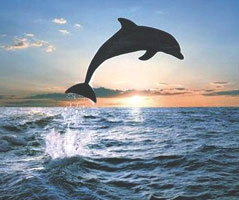
#> input picture Image/Dolphin.bmp, 239 x 200 px, found by its file name
$ python multithread_copied.py
#> lines starting #> are read from the running program, lines starting #| are printed output that depends on the picture
#> further down, image is the input picture: shape (200, 239, 3); mean B, G, R 161.1, 148.1, 134.7
import cv2
import numpy as np
import time
import concurrent.futures
import math
import threading
import os


fx = np.array([[-1, 0, 1], [-2, 0, 2], [-1, 0, 1]])
fy = np.array([[-1, -2, -1], [0, 0, 0], [1, 2, 1]])

def matrix_multiply(matrix):
    thread_id = threading.get_ident()
    # print("Task running in thread {}".format(thread_id))
    rows,columns = matrix.shape
    matrix = np.pad(matrix,pad_width=1,mode='constant',constant_values=0)
    Gx = Gy = matrix.copy()
    for i in range(1, rows + 1):
        for j in range(1, columns + 1):
            Gx[i][j] = np.sum(fx*matrix[i-1:i+2,j-1:j+2])
            Gy[i][j] = np.sum(fy*matrix[i-1:i+2,j-1:j+2])
    Gx = Gx[1:-1,1:-1]
    Gy = Gy[1:-1,1:-1]
    return Gx,Gy

def init_energy_function(gray_scale):
    rows, columns = gray_scale.shape
#> rows = 200; columns = 239
    print("init:",gray_scale.shape)
#| init: (200, 239)
    mat = [[] for _ in range(8)]
    # gray_scale = np.pad(gray_scale, pad_width=1, mode='constant', constant_values=0)
    row_sig = math.floor(rows/2)
#> row_sig = 100
    col_sig1 = math.floor(columns/4)
#> col_sig1 = 59
    col_sig2 = math.floor(columns/2)
#> col_sig2 = 119
    col_sig3 = math.floor(3*columns/4)
#> col_sig3 = 179
    mat[0] = list(gray_scale[0:row_sig,0:col_sig1])
    mat[1] = list(gray_scale[0:row_sig,col_sig1:col_sig2])
    mat[2] = list(gray_scale[0:row_sig, col_sig2:col_sig3])
    mat[3] = list(gray_scale[0:row_sig, col_sig3:columns])
    mat[4] = list(gray_scale[row_sig:rows, 0:col_sig1])
    mat[5] = list(gray_scale[row_sig:rows, col_sig1:col_sig2])
    mat[6] = list(gray_scale[row_sig:rows, col_sig2:col_sig3])
    mat[7] = list(gray_scale[row_sig:rows, col_sig3:columns])
    exec = [np.array(mat[i]) for i in range(8)]
#> exec = 8 items
    with concurrent.futures.ThreadPoolExecutor(max_workers=8) as executor:
        results = []
        for i in range(8):
            result = executor.submit(matrix_multiply, exec[i])
            results.append(result)
#> after the loop, results = 8 items
        concurrent.futures.wait(results)

    res = [result.result() for result in results]
#> res = 8 items
    Gx_up = np.array(res[0][0])
    Gx_down = np.array(res[4][0])
    Gy_up = np.array(res[0][1])
    Gy_down = np.array(res[4][1])
    for i in range(1,4):
        gx_res_up = np.array(res[i][0])
        gx_res_down = np.array(res[i+4][0])
        tempx_up = np.hstack((Gx_up,gx_res_up))
        tempx_down = np.hstack((Gx_down,gx_res_down))
        Gx_up = tempx_up
        Gx_down = tempx_down
        gy_res_up = np.array(res[i][1])
        gy_res_down = np.array(res[i + 4][1])
        tempy_up = np.hstack((Gy_up, gy_res_up))
        tempy_down = np.hstack((Gy_down, gy_res_down))
        Gy_up = tempy_up
        Gy_down = tempy_down

    Gx = np.vstack((Gx_up,Gx_down))
    Gy = np.vstack((Gy_up, Gy_down))

    Energy = np.sqrt(Gx ** 2 + Gy ** 2)
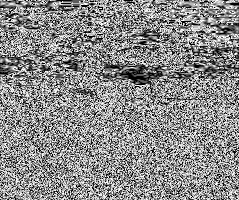
#> Energy: shape (200, 239) float16; min 0, max 15.55, mean 8.48; drawn with min black and max white
    return Energy

def update_energy_function(gray_scale,seam,energy,mode):
    rows,columns = energy.shape
    new_energy = energy.copy()
    gx = np.zeros(6)
    gy = np.zeros(6)
    e_fun = np.zeros(6)

    gray_scale = np.pad(gray_scale, pad_width=1, mode='constant', constant_values=0)
    if mode == 'col':
        for i in range(1,rows+1):
            if seam[i-1]<columns-1:
                j = seam[i-1]+1
            else: j = seam[i-1]
            if i == 1 and j == 1:
                gx[0] = np.sum(fx * gray_scale[i - 1:i + 2, j - 1:j + 2])
                gy[0] = np.sum(fy * gray_scale[i - 1:i + 2, j - 1:j + 2])
                e_fun[0] = np.sqrt(gx[0] ** 2 + gy[0] ** 2)
                new_energy[i-1,j-1] = e_fun[0]
                new_energy[i-1,j:columns-1] = energy[i-1,j+1:columns]
            elif i == 1 and j > 1:
                gx[0] = np.sum(fx * gray_scale[i - 1:i + 2, j - 2:j + 1])
                gx[1] = np.sum(fx * gray_scale[i - 1:i + 2, j - 1:j + 2])
                gy[0] = np.sum(fy * gray_scale[i - 1:i + 2, j - 2:j + 1])
                gy[1] = np.sum(fy * gray_scale[i - 1:i + 2, j - 1:j + 2])
                for k in range(0, 2):
                    e_fun[k] = np.sqrt(gx[k] ** 2 + gy[k] ** 2)
                new_energy[i - 1, j - 2] = e_fun[0]
                new_energy[i - 1, j-1] = e_fun[1]
                new_energy[i - 1, 0:j - 2] = energy[i - 1, 0:j - 2]
                new_energy[i - 1, j:columns - 1] = energy[i - 1, j + 1:columns]
            elif i > 1 and j < 3:
                gx[0] = np.sum(fx * gray_scale[i - 2:i + 1, j - 1:j + 2])
                gx[1] = np.sum(fx * gray_scale[i - 1:i + 2, j - 1:j + 2])
                gx[2] = np.sum(fx * gray_scale[i - 1:i + 2, j:j + 3])
                gy[0] = np.sum(fy * gray_scale[i - 2:i + 1, j - 1:j + 2])
                gy[1] = np.sum(fy * gray_scale[i - 1:i + 2, j - 1:j + 2])
                gy[2] = np.sum(fy * gray_scale[i - 1:i + 2, j:j + 3])
                for k in range(0, 3):
                    e_fun[k] = np.sqrt(gx[k] ** 2 + gy[k] ** 2)
                new_energy[i - 2, j - 1] = e_fun[0]
                new_energy[i - 2, j:columns-1] = energy[i - 2, j + 1:columns]
                new_energy[i - 1, j - 1] = e_fun[1]
                new_energy[i - 1, j] = e_fun[2]
                new_energy[i - 1, j + 1:columns - 1] = energy[i - 1, j + 2:columns]
            elif i > 1 and j == columns-1:
                gx[0] = np.sum(fx * gray_scale[i - 2:i + 1, j - 1:j + 2])
                gx[1] = np.sum(fx * gray_scale[i - 1:i + 2, j - 2:j + 1])
                gx[2] = np.sum(fx * gray_scale[i - 1:i + 2, j - 1:j + 2])
                gy[0] = np.sum(fy * gray_scale[i - 2:i + 1, j - 1:j + 2])
                gy[1] = np.sum(fy * gray_scale[i - 1:i + 2, j - 2:j + 1])
                gy[2] = np.sum(fy * gray_scale[i - 1:i + 2, j - 1:j + 2])
                for k in range(0, 3):
                    e_fun[k] = np.sqrt(gx[k] ** 2 + gy[k] ** 2)
                new_energy[i - 2, j-1] = e_fun[0]
                new_energy[i - 2, 0:j-1] = energy[i - 2, 0:j - 1]
                new_energy[i - 1, j - 2] = e_fun[1]
                new_energy[i - 1, j - 1] = e_fun[2]
                new_energy[i - 1, 0:j - 2] = energy[i - 1, 0:j - 2]
            else:
                gx[0] = np.sum(fx * gray_scale[i - 2:i + 1, j - 2:j + 1])
                gx[1] = np.sum(fx * gray_scale[i - 2:i + 1, j - 1:j + 2])
                gx[2] = np.sum(fx * gray_scale[i - 1:i + 2, j - 3:j])
                gx[3] = np.sum(fx * gray_scale[i - 1:i + 2, j - 2:j + 1])
                gx[4] = np.sum(fx * gray_scale[i - 1:i + 2, j - 1:j + 2])
                gx[5] = np.sum(fx * gray_scale[i - 1:i + 2, j:j + 3])
                gy[0] = np.sum(fy * gray_scale[i - 2:i + 1, j - 2:j + 1])
                gy[1] = np.sum(fy * gray_scale[i - 2:i + 1, j - 1:j + 2])
                gy[2] = np.sum(fy * gray_scale[i - 1:i + 2, j - 3:j])
                gy[3] = np.sum(fy * gray_scale[i - 1:i + 2, j - 2:j + 1])
                gy[4] = np.sum(fy * gray_scale[i - 1:i + 2, j - 1:j + 2])
                gy[5] = np.sum(fy * gray_scale[i - 1:i + 2, j:j + 3])
                for k in range(0, 6):
                    e_fun[k] = np.sqrt(gx[k] ** 2 + gy[k] ** 2)
                new_energy[i - 2, j - 2] = e_fun[0]
                new_energy[i - 2, j - 1] = e_fun[1]
                new_energy[i - 2, 0:j - 2] = energy[i - 2, 0:j - 2]
                new_energy[i - 2, j:columns - 1] = energy[i - 2, j + 1:columns]
                new_energy[i - 1, j - 3] = e_fun[2]
                new_energy[i - 1, j - 2] = e_fun[3]
                new_energy[i - 1, j - 1] = e_fun[4]
                new_energy[i - 1, j] = e_fun[5]
                new_energy[i - 1, 0:j - 3] = energy[i - 1, 0:j - 3]
                new_energy[i - 1, j + 1:columns - 1] = energy[i - 1, j + 2:columns]
        new_energy = new_energy[:, 0:-1]
    elif mode == 'row':
        for j in range(1,columns+1):
            if seam[j-1]<rows-1:
                i = seam[j-1]+1
            else: i = seam[j-1]
            if i == 1 and j == 1:
                gx[0] = np.sum(fx * gray_scale[i - 1:i + 2, j - 1:j + 2])
                gy[0] = np.sum(fy * gray_scale[i - 1:i + 2, j - 1:j + 2])
                e_fun[0] = np.sqrt(gx[0] ** 2 + gy[0] ** 2)
                new_energy[i-1,j-1] = e_fun[0]
                new_energy[i:rows-1,j-1] = energy[i+1:rows,j-1]
            elif i > 1 and j == 1:
                gx[0] = np.sum(fx * gray_scale[i - 2:i + 1, j - 1:j + 2])
                gx[1] = np.sum(fx * gray_scale[i - 1:i + 2, j - 1:j + 2])
                gy[0] = np.sum(fy * gray_scale[i - 2:i + 1, j - 1:j + 2])
                gy[1] = np.sum(fy * gray_scale[i - 1:i + 2, j - 1:j + 2])
                for k in range(0, 2):
                    e_fun[k] = int(np.sqrt(gx[k] ** 2 + gy[k] ** 2))
                new_energy[i - 2, j - 1] = e_fun[0]
                new_energy[i - 1, j - 1] = e_fun[1]
                new_energy[0:i - 2, j - 1] = energy[0:i - 2, j - 1]
                new_energy[i:rows - 1, j - 1] = energy[i + 1:rows, j - 1]
            elif i < 3 and j > 1:
                gx[0] = np.sum(fx * gray_scale[i - 1:i + 2, j - 2:j + 1])
                gx[1] = np.sum(fx * gray_scale[i - 1:i + 2, j - 1:j + 2])
                gx[2] = np.sum(fx * gray_scale[i:i + 3, j - 1:j + 2])
                gy[0] = np.sum(fy * gray_scale[i - 1:i + 2, j - 2:j + 1])
                gy[1] = np.sum(fy * gray_scale[i - 1:i + 2, j - 1:j + 2])
                gy[2] = np.sum(fy * gray_scale[i:i + 3, j - 1:j + 2])
                for k in range(0, 3):
                    e_fun[k] = int(np.sqrt(gx[k] ** 2 + gy[k] ** 2))
                new_energy[i - 1, j - 2] = e_fun[0]
                new_energy[i:rows - 1, j - 2] = energy[i + 1:rows, j - 2]
                new_energy[i - 1, j - 1] = e_fun[1]
                new_energy[i, j - 1] = e_fun[2]
                new_energy[i + 1:rows - 1, j - 1] = energy[i + 2:rows, j - 1]
            elif i == rows-1 and j > 1:
                gx[0] = np.sum(fx * gray_scale[i - 1:i + 2, j - 2:j + 1])
                gx[1] = np.sum(fx * gray_scale[i - 2:i + 1, j - 1:j + 2])
                gx[2] = np.sum(fx * gray_scale[i - 1:i + 2, j - 1:j + 2])
                gy[0] = np.sum(fy * gray_scale[i - 1:i + 2, j - 2:j + 1])
                gy[1] = np.sum(fy * gray_scale[i - 2:i + 1, j - 1:j + 2])
                gy[2] = np.sum(fy * gray_scale[i - 1:i + 2, j - 1:j + 2])
                for k in range(0, 3):
                    e_fun[k] = int(np.sqrt(gx[k] ** 2 + gy[k] ** 2))
                new_energy[0:i - 1,j - 2] = energy[0:i - 1,j - 2]
                new_energy[i - 1, j - 2] = e_fun[0]
                new_energy[i - 2, j - 1] = e_fun[1]
                new_energy[i - 1, j - 1] = e_fun[2]
                new_energy[0:i - 2, j - 1] = energy[0:i - 2, j - 1]
            else:
                gx[0] = np.sum(fx * gray_scale[i - 2:i + 1, j - 2:j + 1])
                gx[1] = np.sum(fx * gray_scale[i - 1:i + 2,j - 2:j + 1])
                gx[2] = np.sum(fx * gray_scale[i - 3:i, j - 1:j + 2])
                gx[3] = np.sum(fx * gray_scale[i - 2:i + 1, j - 1:j + 2])
                gx[4] = np.sum(fx * gray_scale[i - 1:i + 2, j - 1:j + 2])
                gx[5] = np.sum(fx * gray_scale[i:i + 3,j - 1:j + 2])
                gy[0] = np.sum(fy * gray_scale[i - 2:i + 1, j - 2:j + 1])
                gy[1] = np.sum(fy * gray_scale[i - 1:i + 2, j - 2:j + 1])
                gy[2] = np.sum(fy * gray_scale[i - 3:i, j - 1:j + 2])
                gy[3] = np.sum(fy * gray_scale[i - 2:i + 1, j - 1:j + 2])
                gy[4] = np.sum(fy * gray_scale[i - 1:i + 2, j - 1:j + 2])
                gy[5] = np.sum(fy * gray_scale[i:i + 3, j - 1:j + 2])
                for k in range(0, 6):
                    e_fun[k] = np.sqrt(gx[k] ** 2 + gy[k] ** 2)
                new_energy[i - 2, j - 2] = e_fun[0]
                new_energy[i - 1, j - 2] = e_fun[1]
                new_energy[0:i - 2, j - 2] = energy[0:i - 2, j - 2]
                new_energy[i:rows-1, j - 2] = energy[i+1:rows, j - 2]
                new_energy[i - 3, j - 1] = e_fun[2]
                new_energy[i - 2, j - 1] = e_fun[3]
                new_energy[i - 1, j - 1] = e_fun[4]
                new_energy[i, j - 1] = e_fun[5]
                new_energy[0:i - 3, j - 1] = energy[0:i - 3, j - 1]
                new_energy[i + 1:rows - 1, j - 1] = energy[i + 2:rows, j - 1]
        new_energy = new_energy[0:-1,:]
    return new_energy

def search_column_seam(energy):
    rows, columns = energy.shape
    column_seam = np.zeros(rows,dtype=int)
    dp = energy.copy()
    for i in range(1,rows):
        for j in range(0,columns):
            if j == 0:
                dp[i,j] = dp[i,j]+min(dp[i - 1,j], dp[i - 1,j + 1])
            elif j == columns - 1:
                dp[i, j] = dp[i, j] + min(dp[i - 1, j], dp[i - 1, j - 1])
            else:
                dp[i, j] = dp[i, j] + min(dp[i-1,j-1], dp[i - 1, j], dp[i - 1, j + 1])
    column_seam[-1] = np.argmin(dp[-1])
    for i in range(rows-2,-1,-1):
        next_row = column_seam[i+1]
        if next_row == 0:
            column_seam[i] = np.argmin(dp[i,:2])
        elif next_row == columns-1:
            column_seam[i] = next_row-1+np.argmin(dp[i,columns-2:])
        else:
            column_seam[i] = next_row-1+np.argmin(dp[i,next_row-1:next_row+2])
    return column_seam

def search_row_seam(energy):
    rows, columns = energy.shape
    row_seam = np.zeros(columns,dtype=int)
    dp = energy.copy()

    for j in range(1,columns):
        for i in range(0,rows):
            if i == 0:
                dp[i,j] = dp[i,j]+min(dp[i, j-1], dp[i+1,j-1])
            elif i == rows-1:
                dp[i, j] = dp[i, j] + min(dp[i, j - 1], dp[i - 1, j - 1])
            else:
                dp[i, j] = dp[i, j] + min(dp[i-1,j-1],dp[i, j - 1], dp[i + 1, j - 1])

    row_seam[-1] = np.argmin(dp[:,-1])
    for i in range(columns - 2, -1, -1):
        next_col = row_seam[i + 1]
        if next_col == 0:
            row_seam[i] = np.argmin(dp[:2,i])
        elif next_col == rows-1:
            row_seam[i] = next_col - 1+int(np.argmin(dp[rows-2:,i]))
        else:
            row_seam[i] = next_col - 1 + int(np.argmin(dp[next_col-1:next_col+2, i]))
    return row_seam

def delete_row(gray_scale,row_seam):
    row_num,column_num= gray_scale.shape
    result = np.zeros((row_num-1,column_num))
    for j in range(0,column_num):
        row = row_seam[j]
        result[:row,j] = gray_scale[:row,j]
        result[row:,j] = gray_scale[row+1:,j]
    return result

def delete_column(gray_scale,column_seam):
    row_num,column_num= gray_scale.shape
    result = np.zeros((row_num,column_num-1))
    for i in range(0,row_num):
        col = column_seam[i]
        result[i,:col] = gray_scale[i,:col]
        result[i,col:] = gray_scale[i,col+1:]
    return result

def calculate_row(gray_scale,row_seam):
    row_num, column_num = gray_scale.shape
    insert_energy = 0
    for j in range(1, column_num):
        i = row_seam[j]
        if row_seam[j - 1] == row_seam[j] and i > 0 and i < row_num - 1:
            insert_energy += np.abs(gray_scale[i + 1][j] - gray_scale[i - 1][j])
        elif row_seam[j - 1] == row_seam[j] - 1 and i < row_num - 1:
            insert_energy += np.abs(gray_scale[i - 1][j] - gray_scale[i + 1][j]) + \
                             np.abs(gray_scale[i - 1][j] - gray_scale[i][j - 1])
        elif row_seam[j - 1] == row_seam[j] + 1 and i > 0:
            insert_energy += np.abs(gray_scale[i + 1][j] - gray_scale[i][j - 1]) + \
                             np.abs(gray_scale[i + 1][j] - gray_scale[i - 1][j])
    return insert_energy

def calculate_column(gray_scale,column_seam):
    row_num, column_num = gray_scale.shape
    insert_energy = 0
    for i in range(1, row_num):
        j = column_seam[i]
        if column_seam[i - 1] == column_seam[i] and j > 0 and j < column_num - 1:
            insert_energy += np.abs(gray_scale[i][j - 1] - gray_scale[i][j + 1])
        elif column_seam[i - 1] == column_seam[i] - 1 and j < column_num - 1:
            insert_energy += np.abs(gray_scale[i][j - 1] - gray_scale[i - 1][j - 1]) + \
                             np.abs(gray_scale[i][j - 1] - gray_scale[i][j + 1])
        elif column_seam[i - 1] == column_seam[i] + 1 and j > 0:
            insert_energy += np.abs(gray_scale[i][j - 1] - gray_scale[i][j + 1]) + \
                             np.abs(gray_scale[i][j + 1] - gray_scale[i - 1][j + 1])
    return insert_energy

if __name__ == "__main__":
    image_name = 'Dolphin.bmp'
    image = cv2.imread('./Images/{}'.format(image_name))
    # rows_columns = input("please input need removed rows and colunms")
    need_removed_rows = need_removed_columns = 40  # rows_columns.split()
    image = cv2.imread('./Images/{}'.format(image_name))
    gray_scale = cv2.cvtColor(image, cv2.COLOR_BGR2GRAY)
    gray_scale = np.array(gray_scale)
    color_image = []
    removed_rows = 0
    removed_columns = 0
    red = np.array(image[:, :, 0])
    green = np.array(image[:, :, 1])
    blue = np.array(image[:, :, 2])
    energy = init_energy_function(gray_scale)

    t1 = time.time()
    while removed_columns < need_removed_columns or removed_rows < need_removed_rows:
        print(gray_scale.shape)
        column_seam = search_column_seam(energy)
        row_seam = search_row_seam(energy)
        row_insert_energy = calculate_row(gray_scale, row_seam)
        column_insert_energy = calculate_column(gray_scale, column_seam)
        if row_insert_energy < column_insert_energy:
            if removed_rows < need_removed_rows:
                gray_scale = delete_row(gray_scale, row_seam)
                red = delete_row(red, row_seam)
                green = delete_row(green, row_seam)
                blue = delete_row(blue, row_seam)
                energy = update_energy_function(gray_scale, row_seam, energy, 'row')
                removed_rows += 1
            else:
                gray_scale = delete_column(gray_scale, column_seam)
                red = delete_column(red, column_seam)
                green = delete_column(green, column_seam)
                blue = delete_column(blue, column_seam)
                energy = update_energy_function(gray_scale, column_seam, energy, 'col')
                removed_columns += 1
        elif column_insert_energy < row_insert_energy:
            if removed_columns < need_removed_columns:
                gray_scale = delete_column(gray_scale, column_seam)
                red = delete_column(red, column_seam)
                green = delete_column(green, column_seam)
                blue = delete_column(blue, column_seam)
                energy = update_energy_function(gray_scale, column_seam, energy, 'col')
                removed_columns += 1
            else:
                gray_scale = delete_row(gray_scale, row_seam)
                red = delete_row(red, row_seam)
                green = delete_row(green, row_seam)
                blue = delete_row(blue, row_seam)
                energy = update_energy_function(gray_scale, row_seam, energy, 'row')
                removed_rows += 1
#> this loop made 80 passes
#> (row_insert_energy, column_insert_energy) on passes 1 to 12: (18077, 20516), (1635, 3600), (1152, 3593), (1266, 3882), (1443, 3880), (577, 3876), (839, 3607), (3624, 3865), (5319, 3695), (4903, 3910), (4903, 3673), (3303, 4829)
#> pass 1, `blue = delete_row(blue, row_seam)`:
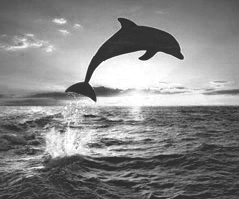
#> blue: shape (199, 239) float64; min 42, max 255, mean 134.4
#> after the loop:
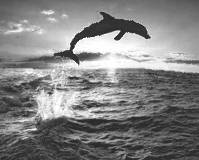
#> blue: shape (160, 199) float64; min 42, max 255, mean 129.9
#> after the loop:
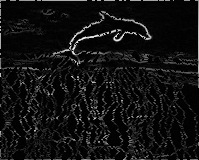
#> energy: shape (160, 199) float16; min 0, max 875.5, mean 62.4; drawn with min black and max white
#> after the loop:
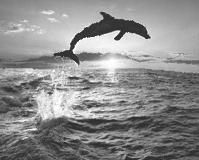
#> gray_scale: shape (160, 199) float64; min 42, max 255, mean 141.2
#> after the loop:
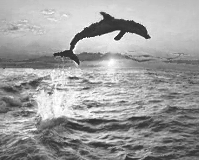
#> red: shape (160, 199) float64; min 42, max 255, mean 157.5

    t2 = time.time()
    print("Time of Fast and multi-thread running in {}:".format(image_name), t2 - t1)
    color_image.append(red)
    color_image.append(green)
    color_image.append(blue)
    # gray_scale = Image.fromarray(gray_scale.astype('uint8'))
    color_image = np.array(color_image)
    color_image = np.transpose(color_image, axes=(1, 2, 0))
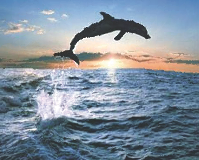
#> color_image: shape (160, 199, 3) float64; mean of channels 0, 1, 2 157.5, 143.8, 129.9; drawn as B, G, R
    color_image = color_image.astype('uint8')
    cv2.imwrite('./fast_with_parallel_resized_{}'.format(image_name), color_image)
    print("done")
